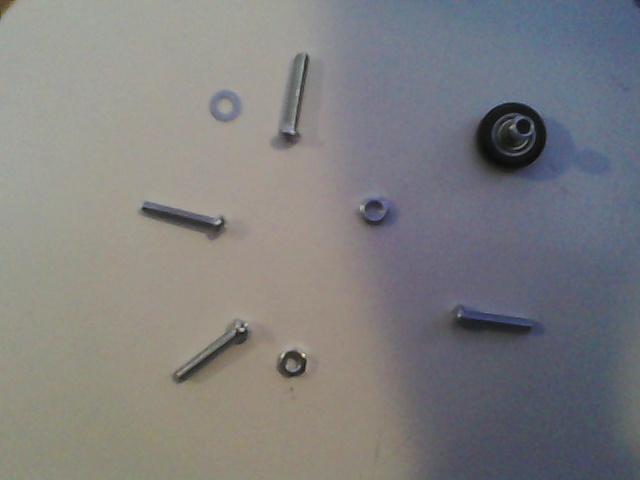
#> input picture data/raw/img0.jpg, 640 x 480 px; its folder holds only this picture in this run
$ python -i utils.py   (imports and definitions only)
#> lines starting #> are read from the running program, lines starting #| are printed output that depends on the picture; after the words box and inside, x2 and y2 are one past the last pixel; in counts of white or black regions, pixels touching at a corner belong together
#> further down, picture is the input picture: shape (480, 640, 3); mean B, G, R 127.1, 126.6, 126.9
#!/usr/bin/python3

import cv2
import numpy as np
import os

from cv2.typing import MatLike

def is_grayscale( img:MatLike ) -> bool:
    return len( img.shape ) == 2

def grayscale( img:MatLike ) -> MatLike:
    return cv2.cvtColor( img, cv2.COLOR_BGR2GRAY )
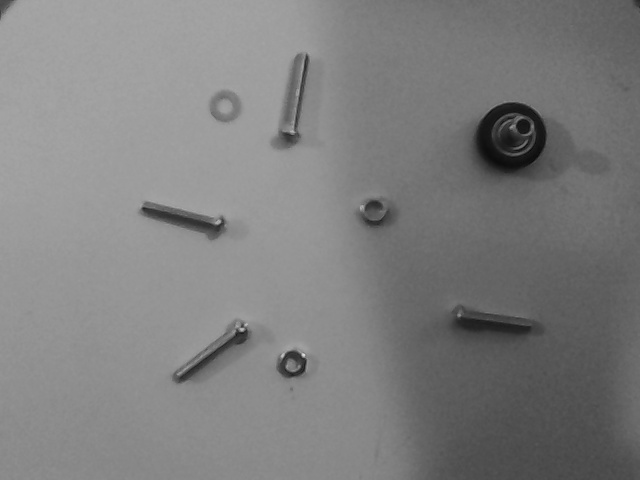
#> returned value: shape (480, 640); min 7, max 222, mean 126.8

# [4 lines left out: function gamma_correction, not called in this run]

def otsu( img:MatLike ) -> MatLike:
    ret = cv2.threshold(img,0,255,cv2.THRESH_BINARY+cv2.THRESH_OTSU)
    return ret[1]

# [54 lines left out: functions is_valid_contour, compute_circularity, get_orientation, not called in this run]

def mask_background(
        img:MatLike,
        min_area:int = 1000 ) -> MatLike:
    if is_grayscale( img ):
        gray = img
    else:
        gray = grayscale( img )

    blur = cv2.GaussianBlur(gray,(7,7),0)
    th = cv2.adaptiveThreshold(blur,255,cv2.ADAPTIVE_THRESH_GAUSSIAN_C, cv2.THRESH_BINARY,21,4 )
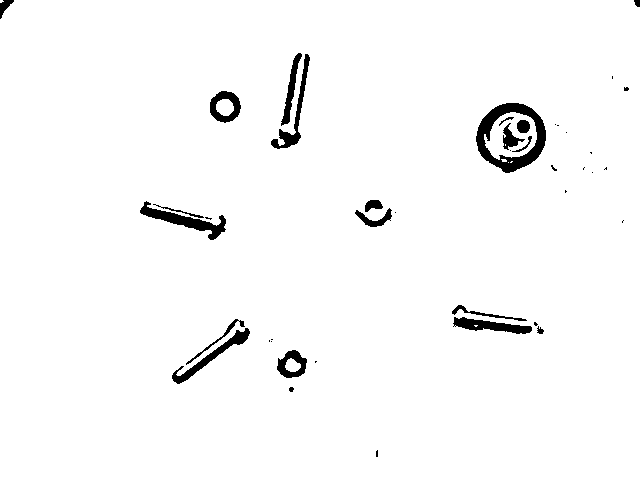
#> th: shape (480, 640); 97.4% white; 42 black regions (21 under 20 px), largest, box (x1, y1, x2, y2) and area: (476, 103, 546, 173) 1829, (140, 201, 226, 240) 918, (172, 328, 250, 384) 713
    kernel = np.ones((5,5), np.uint8)
    morphology = cv2.morphologyEx(th, cv2.MORPH_CLOSE, kernel, iterations=1)
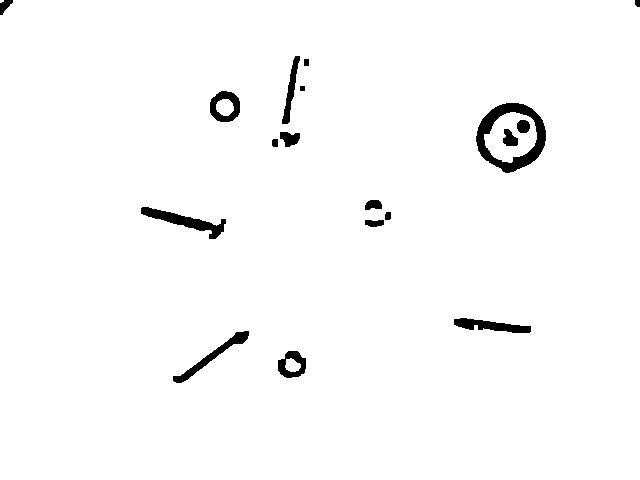
#> morphology: shape (480, 640); 97.9% white; 18 black regions, largest, box (x1, y1, x2, y2) and area: (476, 103, 546, 173) 1752, (141, 207, 226, 239) 854, (173, 331, 249, 383) 650
    kernel = np.ones((7,7), np.uint8)
    morphology = cv2.morphologyEx(morphology, cv2.MORPH_ERODE, kernel, iterations=2)
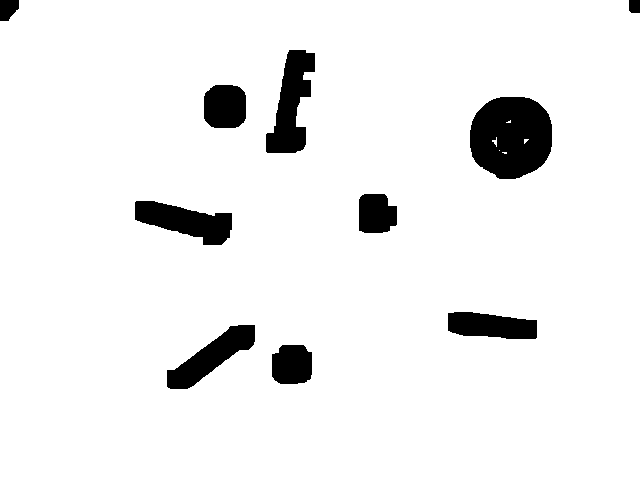
#> morphology: shape (480, 640); 93.6% white; 10 black regions

    contours, _ = cv2.findContours(morphology, cv2.RETR_TREE, cv2.CHAIN_APPROX_SIMPLE)
#> contours = 14 contours, 5 with area under 20; largest, box (x1, y1, x2, y2) and area: (0, 0, 640, 480) 305624, (469, 96, 553, 180) 5623, (265, 49, 316, 154) 2994, (134, 200, 233, 246) 2602, (166, 324, 256, 390) 2436
    filtered_contours = [cnt for cnt in contours if cv2.contourArea(cnt) > min_area]
#> filtered_contours = 9 contours; largest, box (x1, y1, x2, y2) and area: (0, 0, 640, 480) 305624, (469, 96, 553, 180) 5623, (265, 49, 316, 154) 2994, (134, 200, 233, 246) 2602, (166, 324, 256, 390) 2436
    mask = np.zeros_like(gray, dtype=np.uint8)
    cv2.drawContours(mask, filtered_contours, -1, 255, thickness=cv2.FILLED)
#> mask: shape (480, 640); 93.5% white; 10 black regions, largest, box (x1, y1, x2, y2) and area: (470, 97, 552, 179) 5502, (266, 50, 315, 153) 2841, (135, 201, 232, 245) 2480

    if ( is_grayscale(img) ):
        background = np.full_like(img, 255, dtype=np.uint8)
    else:
        background = np.full_like(img, (255,255,255), dtype=np.uint8)
    uniform_bg = cv2.bitwise_and(background, background, mask=mask)
#> background: shape (480, 640, 3); every value is 255
    foreground = cv2.bitwise_and(img, img, mask=cv2.bitwise_not(mask))
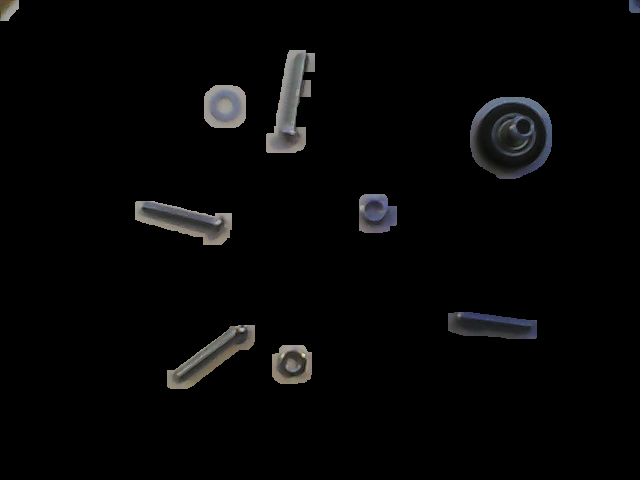
#> foreground: shape (480, 640, 3); mean B, G, R 6, 5.9, 5.9
    img_with_mask = cv2.add(uniform_bg, foreground)
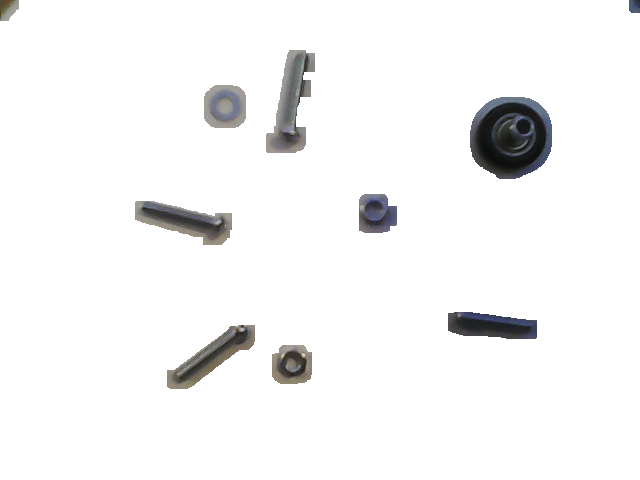
#> img_with_mask: shape (480, 640, 3); mean of channels 0, 1, 2 244.5, 244.4, 244.4; drawn as B, G, R

    return img_with_mask

# [6 lines left out: function get_files_by_extension, not called in this run]

>>> import cv2
>>> picture = cv2.imread('../../data/raw/img0.jpg')
>>> result = mask_background(picture)

$ run again, on data/raw/img1.jpg
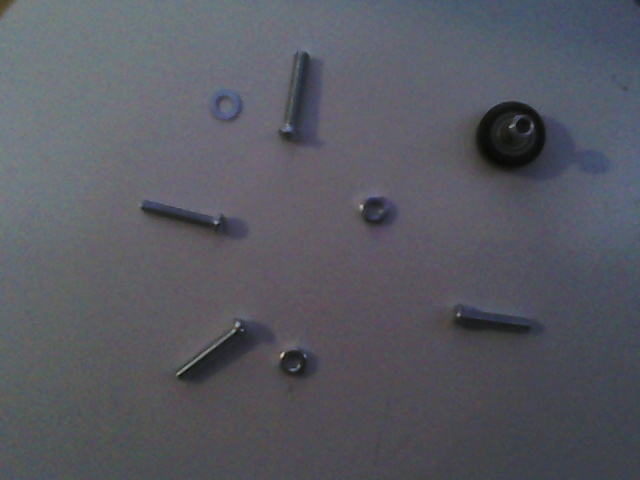
#> input picture data/raw/img1.jpg, 640 x 480 px
#> picture is the input picture: shape (480, 640, 3); mean B, G, R 97.3, 89, 87.6
#> in mask_background, `th = cv2.adaptiveThreshold(blur,255,cv2.ADAPTIVE_THRESH_GAUSSIAN_C, cv..`:
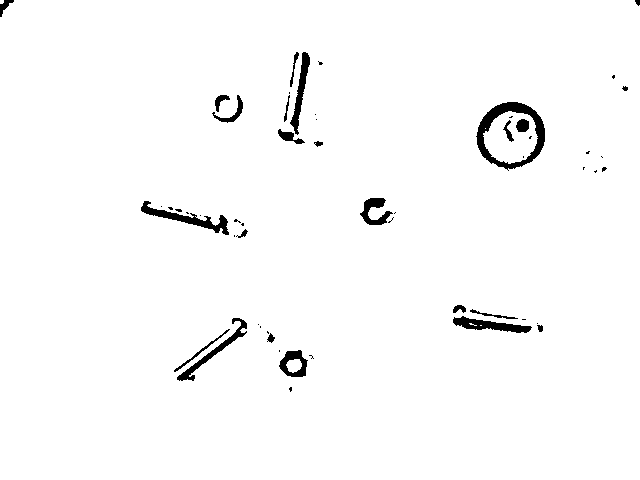
#> th: shape (480, 640); 97.9% white; 55 black regions (31 under 20 px), largest, box (x1, y1, x2, y2) and area: (476, 102, 545, 171) 1417, (141, 201, 229, 235) 732, (453, 316, 532, 333) 616
#> contours = 11 contours; largest, box (x1, y1, x2, y2) and area: (0, 0, 640, 480) 305676, (470, 95, 552, 175) 5388, (273, 46, 317, 151) 2484, (135, 199, 234, 238) 2264, (447, 310, 537, 340) 1924
#> filtered_contours = 7 contours; box (x1, y1, x2, y2) and area: (0, 0, 640, 480) 305676, (470, 95, 552, 175) 5388, (273, 46, 317, 151) 2484, (135, 199, 234, 238) 2264, (447, 310, 537, 340) 1924, (273, 344, 314, 384) 1360, (355, 191, 393, 232) 1354
#> mask: shape (480, 640); 95.3% white; 8 black regions, largest, box (x1, y1, x2, y2) and area: (471, 96, 551, 174) 5263, (274, 47, 316, 150) 2352, (136, 200, 233, 237) 2146
#> background: shape (480, 640, 3); every value is 255
#> in mask_background, `img_with_mask = cv2.add(uniform_bg, foreground)`:
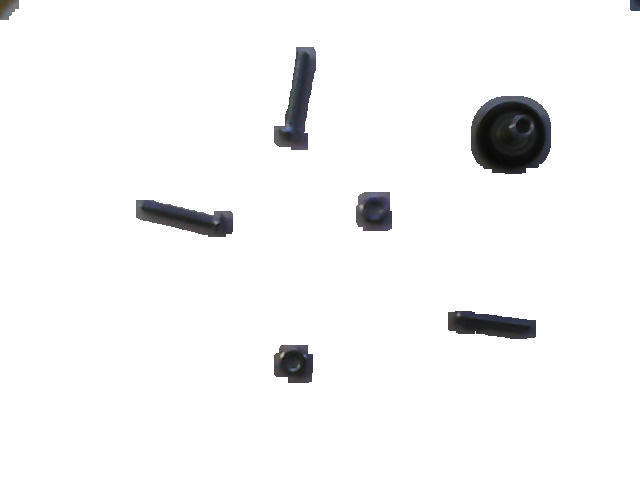
#> img_with_mask: shape (480, 640, 3); mean of channels 0, 1, 2 245.8, 245.5, 245.5; drawn as B, G, R

$ run again, on data/raw/img2.jpg
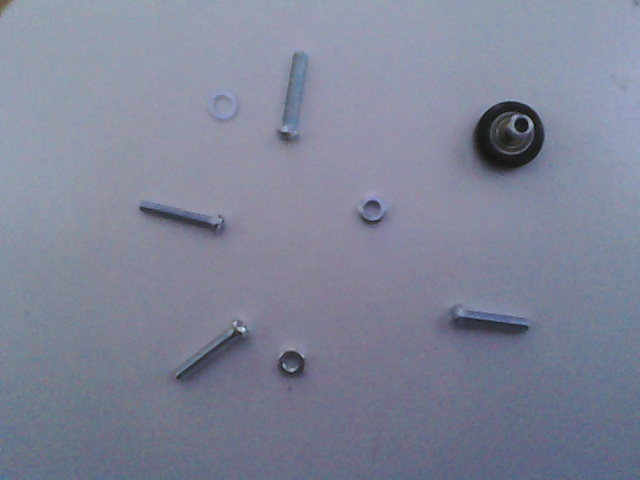
#> input picture data/raw/img2.jpg, 640 x 480 px
#> picture is the input picture: shape (480, 640, 3); mean B, G, R 151.8, 132.4, 127.7
#> in mask_background, `th = cv2.adaptiveThreshold(blur,255,cv2.ADAPTIVE_THRESH_GAUSSIAN_C, cv..`:
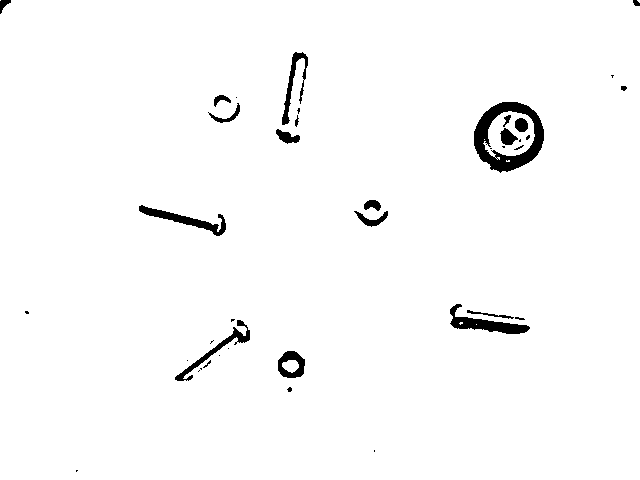
#> th: shape (480, 640); 97.8% white; 40 black regions (21 under 20 px), largest, box (x1, y1, x2, y2) and area: (474, 102, 544, 173) 2023, (450, 304, 530, 334) 839, (139, 205, 226, 236) 712
#> contours = 15 contours, 4 with area under 20; largest, box (x1, y1, x2, y2) and area: (0, 0, 640, 480) 305852, (467, 95, 551, 178) 5710, (443, 302, 535, 341) 2290, (132, 199, 233, 239) 2276, (272, 87, 306, 150) 1460
#> filtered_contours = 7 contours; box (x1, y1, x2, y2) and area: (0, 0, 640, 480) 305852, (467, 95, 551, 178) 5710, (443, 302, 535, 341) 2290, (132, 199, 233, 239) 2276, (272, 87, 306, 150) 1460, (273, 344, 312, 385) 1386, (357, 193, 387, 233) 1082
#> mask: shape (480, 640); 95.5% white; 7 black regions, largest, box (x1, y1, x2, y2) and area: (468, 96, 550, 177) 5585, (444, 303, 534, 340) 2175, (133, 200, 232, 238) 2159
#> background: shape (480, 640, 3); every value is 255
#> in mask_background, `img_with_mask = cv2.add(uniform_bg, foreground)`:
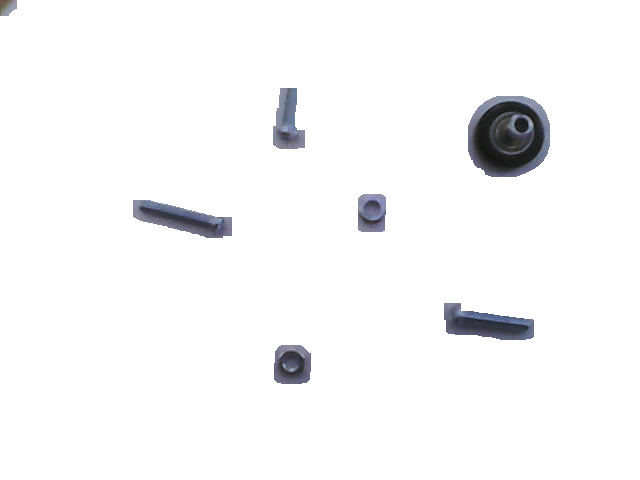
#> img_with_mask: shape (480, 640, 3); mean of channels 0, 1, 2 248.2, 247.5, 247.4; drawn as B, G, R
